Frame 1 (no input): blank canvas, image omitted
Frame 60 (no input): blank canvas, image omitted
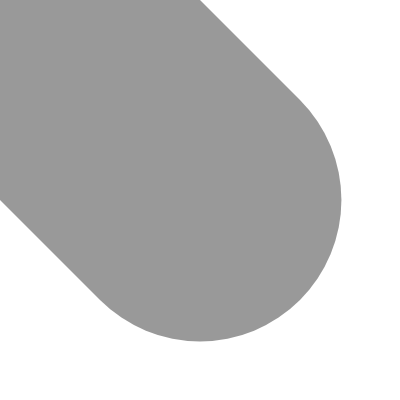
Frame 120 (the mouse pressed at the canvas centre since frame 60)

The p5.js sketch whose frames 1 and 60 were blank and that drew this single picture after the mouse press (run headless with seeded random() and noise() and a simulated clock; from frame 60 on, the mouse is pressed at the canvas centre):

// p5.js sketch
// ── sketch.js
function setup() {
  createCanvas(400, 400);
  stroke(0, 102); // Set stroke color with some transparency
}

function draw() {
  // Calculate distance between current and previous mouse positions
  let weight = dist(mouseX, mouseY, pmouseX, pmouseY);

  // Set the stroke weight based on the distance
  strokeWeight(weight);

  // Draw a line from the previous mouse position to the current position
  line(mouseX, mouseY, pmouseX, pmouseY);
}
